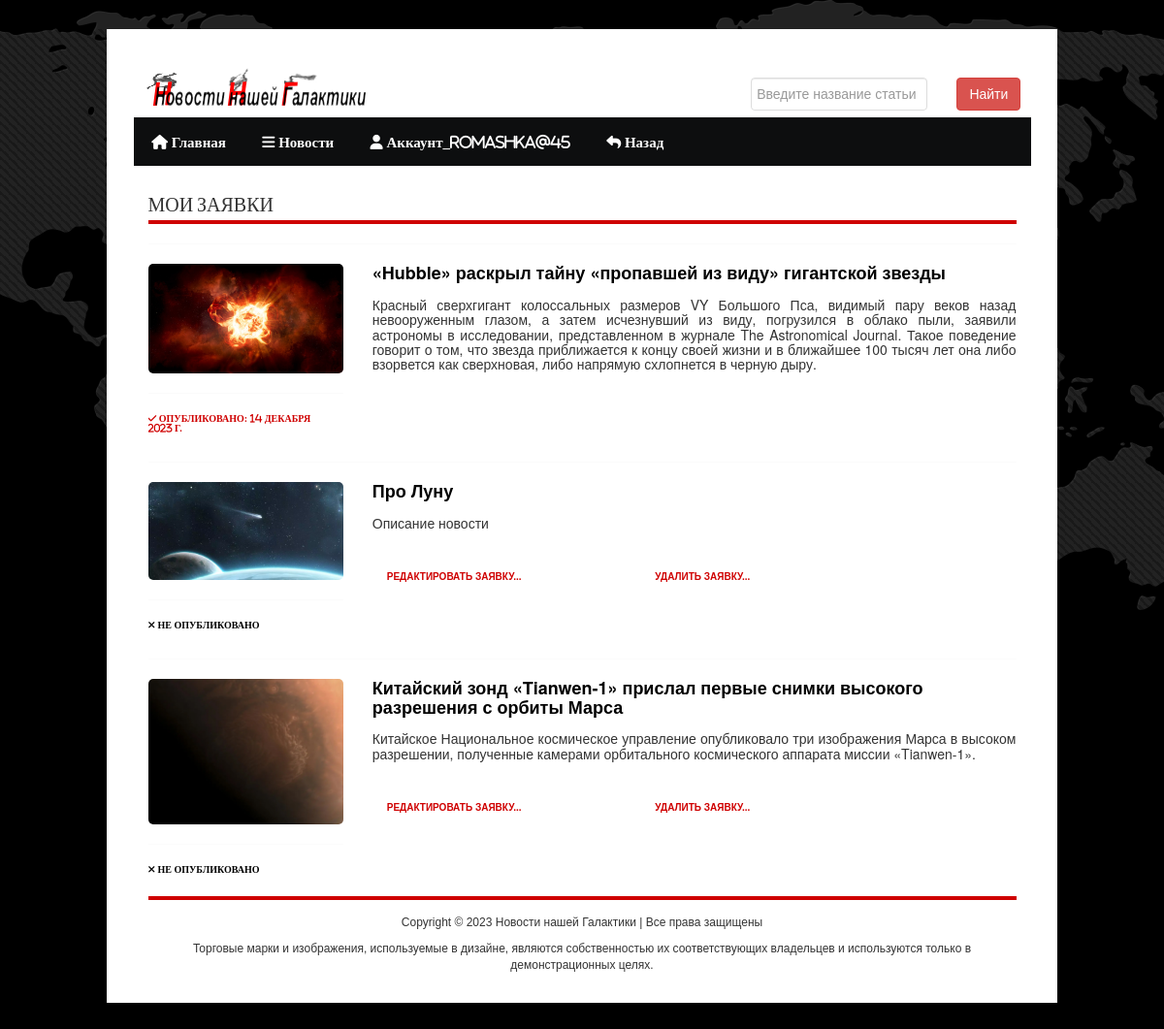
The app's page /users/ (signed in), older data.
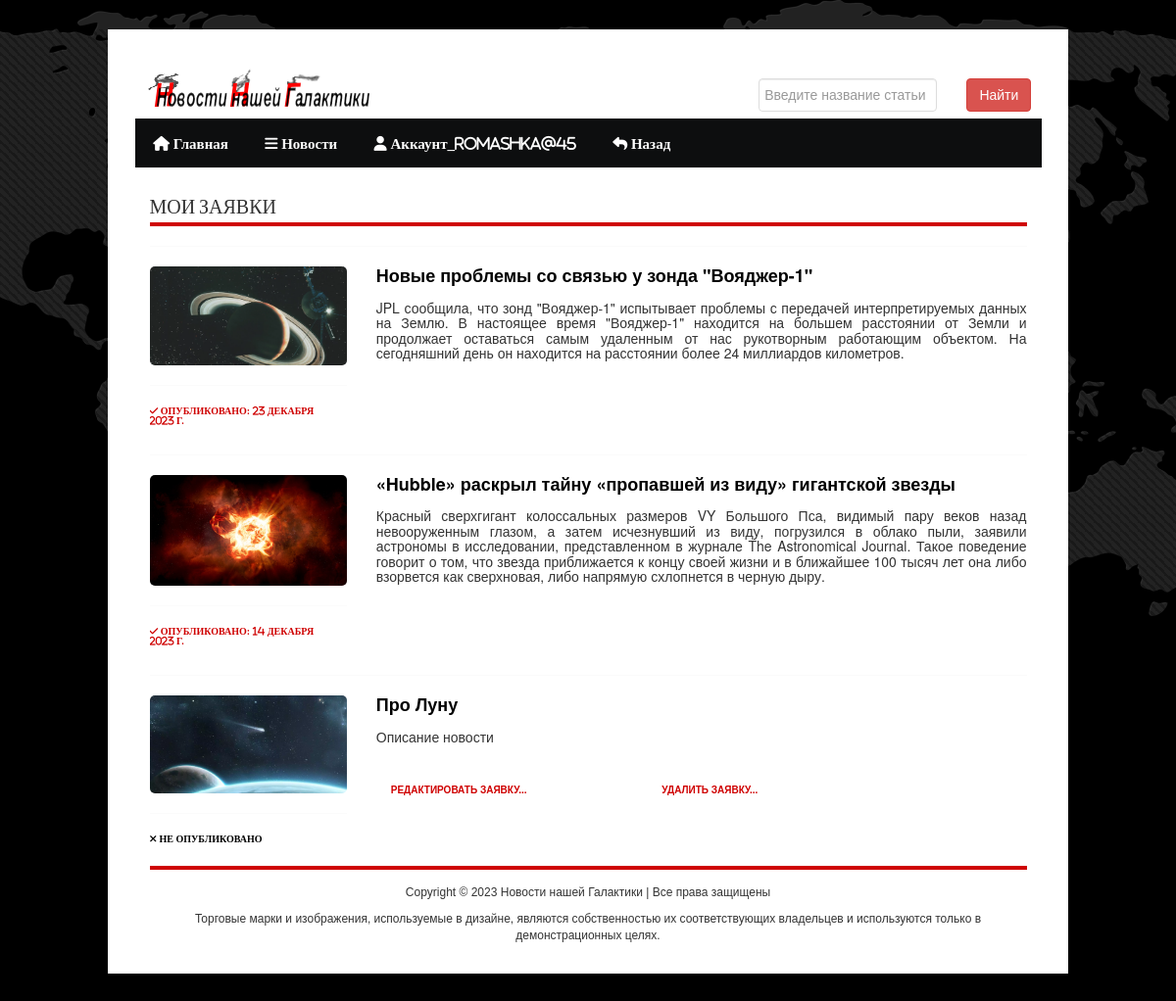
The same page, newer data.
### news/models.py (models this page shows, shortened)
class Article(models.Model):
    categories_list = (('A', 'Астрономия'),
                  ('K', 'Космонавтика'),
                  ('AF', 'Астрофизика'),
                  ('G', 'Геология'))
    author = models.ForeignKey(User, on_delete=models.CASCADE, null=True, verbose_name='Автор')
    title = models.CharField('Название новости', max_length=150, default='', validators = [MinLengthValidator(10)], null=False)
    anouncement = models.TextField('Аннотация', max_length=1250, validators = [MinLengthValidator(10)], null=False)
    source = models.URLField('Источник', null=True)
    sourcename = models.CharField('Название источника', max_length=150, validators = [MinLengthValidator(2)], null=False)
    text = RichTextField('Текст новости', validators = [MinLengthValidator(50)], null=False)
    date = models.DateTimeField('Дата публикации', auto_created=True)
    categories = models.CharField(choices=categories_list, max_length=20, verbose_name='Категории')
    tags = models.ManyToManyField(to=Tag, blank=True)
    status = models.BooleanField(default=False, verbose_name='Опубликовано')
    objects = models.Manager()
    published = PublishedManager()
    def get_absolute_url(self):
        return f'/news/{self.pk}'
    class Meta:
        ordering = ['title','date']
        verbose_name = 'Новость'
        verbose_name_plural = 'Новости'

class Image(models.Model):
    article = models.ForeignKey(Article, on_delete=models.CASCADE)
    title = models.CharField(max_length=150, blank=True)
    image = models.ImageField(upload_to='news_images/', blank=True, null=True)
    class Meta:
        ordering = ['title']
        verbose_name = 'Фото'
        verbose_name_plural = 'Фото'

### users/views.py (the view)
# urls.py: path('users/', include('users.urls')),
@login_required(login_url="/users/login")
def users(request):
    author = User.objects.get(id=request.user.id)
    articles = Article.objects.filter(author=author)
    if request.method == "POST":
        articles = articles.filter(author=author)
    articles = articles.order_by('-date')
    total = len(articles)
    p = Paginator(articles, 4)
    page_number = request.GET.get('page')
    page_obj = p.get_page(page_number)
    context = {
        'articles': page_obj,
        'total': total,
    }
    return render(request, 'users/users.html',context)

### users/templates/users/users.html (shortened to what this page needs)
<!DOCTYPE html PUBLIC "-//W3C//DTD XHTML 1.0 Transitional//EN"
        "http://www.w3.org/TR/xhtml1/DTD/xhtml1-transitional.dtd">
{% load static %}
{% load bootstrap5 %}
{% load crispy_forms_tags %}
<html xmlns="http://www.w3.org/1999/xhtml">
<html lang="ru">
<head>
    {%bootstrap_css%}
    <link rel="stylesheet" type="text/css" href="{% static 'main/' %}assets/font/font-awesome.min.css"/>
    <link rel="stylesheet" type="text/css" href="{% static 'main/' %}assets/font/font.css"/>
    <link rel="stylesheet" type="text/css" href="{% static 'main/' %}assets/css/bootstrap.min.css" media="screen"/>
    <link rel="stylesheet" type="text/css" href="{% static 'main/' %}assets/css/style.css" media="screen"/>
    <link rel="stylesheet" type="text/css" href="{% static 'main/' %}assets/css/responsive.css" media="screen"/>
    <link rel="stylesheet" type="text/css" href="{% static 'main/' %}assets/css/jquery.bxslider.css" media="screen"/>
</head>
<body>
<div class="body_wrapper">
    <div class="center">
        {% block header %} {% include 'main/header.html' %} {% endblock %}
        <div class="container">
            <div class="content_area">
                {% if articles|length != 0 %}
                {% if user.is_staff == False %}
                <h2 class="title">МОИ ЗАЯВКИ</h2>
                {% endif %}
                {% for n in articles %}
                {% if n.image_set.all %}
                <hr>
                <div class="row">
                    <div class="col-lg-3">
                        <div id="carouselControls" class="carousel slide" data-bs-ride="carousel">
                            <div class="carousel-inner">
                                {% for image in n.image_set.all %}
                                <div class="carousel-item {% if forloop.counter == 1 %} active {% endif %}">
                                    <a href="{{ n.get_absolute_url }}">
                                        <img src="{{ image.image.url }}" class="d-block w-100"
                                             style="margin:auto; max-height:150px; width:auto; border-radius:5px;" alt=""/>
                                    </a>
                                </div>
                                {% endfor %}
                            </div>
                        </div>
                        <hr>
                        {% if n.status == True %}
                        <p class="readmore"><i class="fa-solid fa-check"> Опубликовано: {{ n.date.date }}</i></p>
                        {% else %}
                        <p class="readmore" style="color:black"><i class="fa-solid fa-xmark"> Не опубликовано</i></p>
                        {% endif %}
                    </div>
                    <div class="col-lg-9">
                        <h4><strong><a href="{{ n.get_absolute_url }}">{{ n.title }}</a></strong></h4>
                        <h5><p align="justify">{{ n.anouncement }}</p><br></h5>
                        {% if request.user.id %}
                        {% if user.is_staff == False %}
                        {% if n.status == False %}
                        <div class="col-lg-5">
                            <p><a class="readmore" href="{% url 'news_update' n.pk %}">Редактировать заявку...</a></p>
                        </div>
                        <div class="col-lg-5">
                            <p><a class="readmore" href="{% url 'news_delete' n.pk %}">Удалить заявку...</a></p>
                        </div>
                        {% endif %}
                        {% endif %}
                        {% endif %}
                    </div>
                </div>
                {% endif %}
                {% endfor %}<br>
                {% endif %}
                <h2 class="title"></h2>
            </div>
            {% block footer %} {% include 'main/footer.html' %} {% endblock %}
        </div>
    </div>
</div>
<link rel="stylesheet"
      href="https://ajax.googleapis.com/ajax/libs/jqueryui/1.11.4/themes/smoothness/jquery-ui.css">
</body>
</html>

Row changes from the older to the newer data that the page shows:
no longer on this page (row edited): Article: status "НЕ ОПУБЛИКОВАНО", title "Китайский зонд «Tianwen-1» прислал первые снимки высокого разрешения с орбиты Марса", anouncement "Китайское Национальное космическое управление опубликовало три изображения Марса в высоком разрешении, полученные камерами орбитального космического аппарата миссии «Tianwen-1»."
no longer on this page (row unchanged): Image: image (picture)
added Article: date "23 ДЕКАБРЯ 2023 Г.", title "Новые проблемы со связью у зонда \"Вояджер-1\"", anouncement "JPL сообщила, что зонд \"Вояджер-1\" испытывает проблемы с передачей интерпретируемых данных на Землю. В настоящее время \"Вояджер-1\" находится на большем расстоянии от Земли и продолжает оставаться самым удаленным от нас рукотворным работающим объектом. На сегодняшний день он находится на расстоянии более 24 миллиардов километров."
added Image: image (picture), shown under "23 ДЕКАБРЯ 2023 Г."
